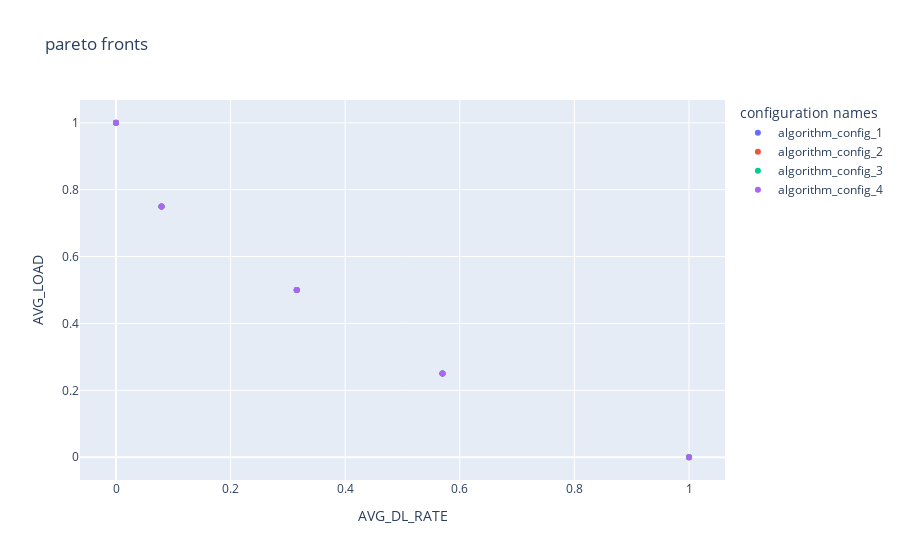
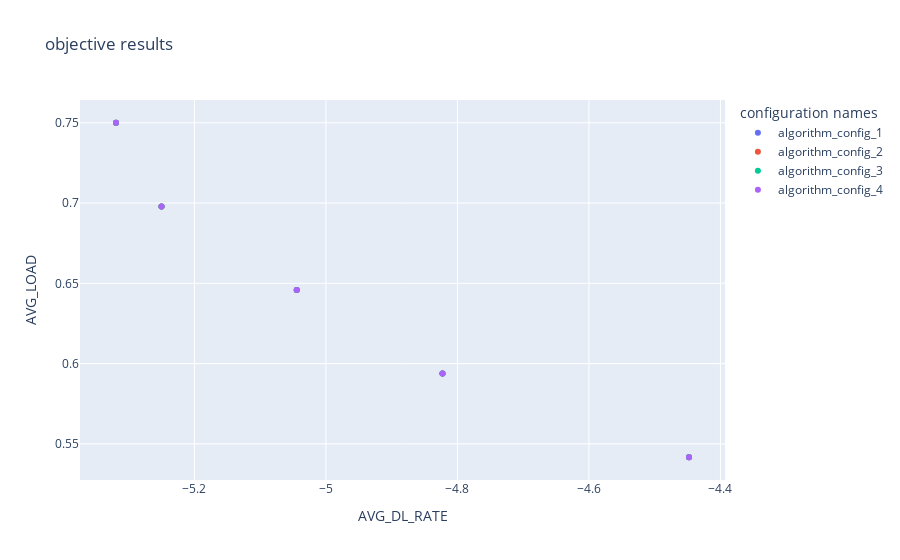
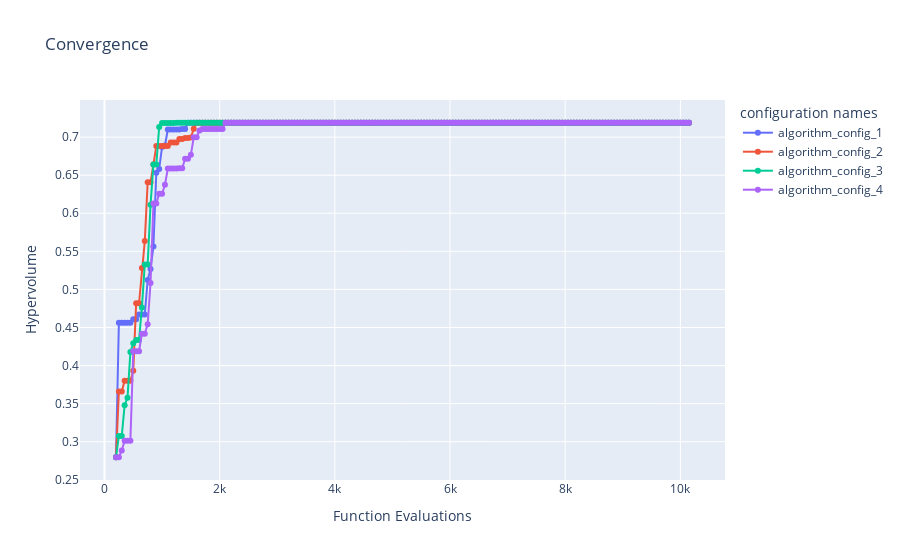

The notebook cell these images were saved under, in order:
### Code cell
# load dataset

from cProfile import label
from re import X
from matplotlib import axis

from son_pymoo import ObjectiveEnum


def sign_objective(value: float, key: str):
    if(key == ObjectiveEnum.AVG_DL_RATE.name or 
       key == ObjectiveEnum.AVG_RSSI.name or
       key == ObjectiveEnum.AVG_SINR.name or
       key == ObjectiveEnum.ENERGY_EFFICIENCY.name):
        return -value
    else:
        return value

network_name = "hetNet"
param_configuration_list =["algorithm_config_1", "algorithm_config_2", "algorithm_config_3", "algorithm_config_4"]
results_objectives_list = []
results_objective_spaces_list = []
result_dict_object = {"optimization_objectives": []}
ref_points = []
histories = []
for configuration_name in param_configuration_list:
    results_directory = "./datastore/{network_name}/{configuration_name}/".format(network_name=network_name, configuration_name= configuration_name)

    ## read json file 
    with open(results_directory + "/objectives_result.json", mode="r",encoding="utf-8") as openfile:
        result_dict_object = json.load(openfile)
        ref_points = [1.1 for  x in result_dict_object["optimization_objectives"]]

        results_objectives_list.append(np.array(
        [[sign_objective(y[1][key], key) for key in result_dict_object["optimization_objectives"]]
        for y in [item for item in result_dict_object["results"]]]))
        histories.append({"name": configuration_name, "history": result_dict_object["history"]})
        
        results_objective_spaces_list.append(np.array(result_dict_object["objectiveSpace"]))

## prepare diagrams
fig2 = go.Figure()
fig2.update_layout(
    title="pareto fronts",
    xaxis_title=result_dict_object["optimization_objectives"][0],
    yaxis_title=result_dict_object["optimization_objectives"][1],
    legend_title="configuration names",
)
fig1 = go.Figure()
fig1.update_layout(
    title="objective results",
    xaxis_title=result_dict_object["optimization_objectives"][0],
    yaxis_title=result_dict_object["optimization_objectives"][1],
    legend_title="configuration names",
)
fig3 = go.Figure()
fig3.update_layout(
    title="Convergence",
    xaxis_title="Function Evaluations",
    yaxis_title="Hypervolume",
    legend_title="configuration names"
)
## normalize each solution and calculate hyper volume and add dataj to diagrams
## since the ideal and nadir points and pareto front are not known we approximate them
combined_result_list = []
for _, solution in enumerate(results_objectives_list):
    for _, solution_candidate in enumerate(solution):
        combined_result_list.append(solution_candidate)
combined_result_list = np.array(combined_result_list)
approx_ideal = combined_result_list.min(axis=0)
approx_nadir  = combined_result_list.max(axis=0)
hv = Hypervolume(ref_point=np.array(ref_points),
                     norm_ref_point=False,
                     zero_to_one=True,
                     ideal=approx_ideal,
                     nadir=approx_nadir)

for index, solution in enumerate(results_objectives_list):
    normalized_solution = np.array((solution - approx_ideal) / (approx_nadir - approx_ideal))
    print("hyper volume")
    print(hv(normalized_solution))
    print(hv(solution))
    fig2.add_trace(go.Scatter(x=normalized_solution[:,0], y=normalized_solution[:,1],
                    mode='markers',
                    name=param_configuration_list[index] ))
    
    fig1.add_trace(go.Scatter(x=solution[:,0], y=solution[:,1],
                mode='markers',
                name=param_configuration_list[index] ))

## add data to convergence diagram
## since the ideal and nadir points and pareto front are not known we approximate them
combined_result_list = []
for _, solution in enumerate(results_objective_spaces_list):
    for _, solution_candidate in enumerate(solution):
        combined_result_list.append(solution_candidate)
combined_result_list = np.array(combined_result_list)
approx_ideal = combined_result_list.min(axis=0)
approx_nadir  = combined_result_list.max(axis=0)
hv = Hypervolume(ref_point=np.array(ref_points),
                     norm_ref_point=False,
                     zero_to_one=True,
                     ideal=approx_ideal,
                     nadir=approx_nadir)


for _, history  in enumerate(histories):
    hv_list = [hv(np.array(solution)) for solution in history["history"]["objective_space_opt"]]
    
    fig3.add_trace(
        go.Scatter(
            x=history["history"]["n_evals"],
            y=hv_list,
            mode='lines+markers',
            name=history["name"]
        )
    )

fig2.show()
fig1.show()
fig3.show()

### Figure 1 — Plotly figure (JSON) as saved in the notebook; plotly's stock layout.template omitted (floating-point values rounded to 4 significant figures)
{"data": [{"mode": "markers", "name": "algorithm_config_1", "type": "scatter", "x": [1, 0, 0.5698, 0.3154, 0.0794], "y": [0, 1, 0.2501, 0.4998, 0.7499]}, {"mode": "markers", "name": "algorithm_config_2", "type": "scatter", "x": [0.5698, 0.3154, 1, 0.0794, 0], "y": [0.2501, 0.4998, 0, 0.7499, 1]}, {"mode": "markers", "name": "algorithm_config_3", "type": "scatter", "x": [0.5698, 0.3154, 0.0794, 0, 1], "y": [0.2501, 0.4998, 0.7499, 1, 0]}, {"mode": "markers", "name": "algorithm_config_4", "type": "scatter", "x": [0.5698, 0, 0.3154, 1, 0.0794], "y": [0.2501, 1, 0.4998, 0, 0.7499]}], "layout": {"legend": {"title": {"text": "configuration names"}}, "title": {"text": "pareto fronts"}, "xaxis": {"title": {"text": "AVG_DL_RATE"}}, "yaxis": {"title": {"text": "AVG_LOAD"}}}}

### Figure 2 — Plotly figure (JSON) as saved in the notebook; plotly's stock layout.template omitted (floating-point values rounded to 4 significant figures)
{"data": [{"mode": "markers", "name": "algorithm_config_1", "type": "scatter", "x": [-4.448, -5.319, -4.823, -5.044, -5.25], "y": [0.5417, 0.75, 0.5938, 0.6458, 0.6979]}, {"mode": "markers", "name": "algorithm_config_2", "type": "scatter", "x": [-4.823, -5.044, -4.448, -5.25, -5.319], "y": [0.5938, 0.6458, 0.5417, 0.6979, 0.75]}, {"mode": "markers", "name": "algorithm_config_3", "type": "scatter", "x": [-4.823, -5.044, -5.25, -5.319, -4.448], "y": [0.5938, 0.6458, 0.6979, 0.75, 0.5417]}, {"mode": "markers", "name": "algorithm_config_4", "type": "scatter", "x": [-4.823, -5.319, -5.044, -4.448, -5.25], "y": [0.5938, 0.75, 0.6458, 0.5417, 0.6979]}], "layout": {"legend": {"title": {"text": "configuration names"}}, "title": {"text": "objective results"}, "xaxis": {"title": {"text": "AVG_DL_RATE"}}, "yaxis": {"title": {"text": "AVG_LOAD"}}}}

### Figure 3 — Plotly figure (JSON) as saved in the notebook; plotly's stock layout.template omitted (floating-point values rounded to 4 significant figures; data arrays with more than 128 entries replaced by an {"elided": "..."} marker saying what was removed)
{"data": [{"mode": "lines+markers", "name": "algorithm_config_1", "type": "scatter", "x": {"elided": "200 int values"}, "y": {"elided": "200 float values"}}, {"mode": "lines+markers", "name": "algorithm_config_2", "type": "scatter", "x": {"elided": "200 int values"}, "y": {"elided": "200 float values"}}, {"mode": "lines+markers", "name": "algorithm_config_3", "type": "scatter", "x": {"elided": "200 int values"}, "y": {"elided": "200 float values"}}, {"mode": "lines+markers", "name": "algorithm_config_4", "type": "scatter", "x": {"elided": "200 int values"}, "y": {"elided": "200 float values"}}], "layout": {"legend": {"title": {"text": "configuration names"}}, "title": {"text": "Convergence"}, "xaxis": {"title": {"text": "Function Evaluations"}}, "yaxis": {"title": {"text": "Hypervolume"}}}}
